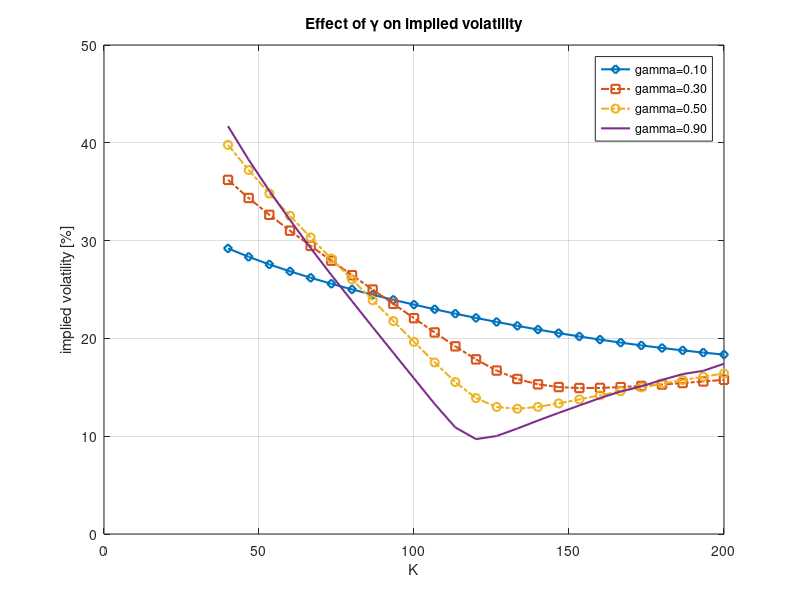
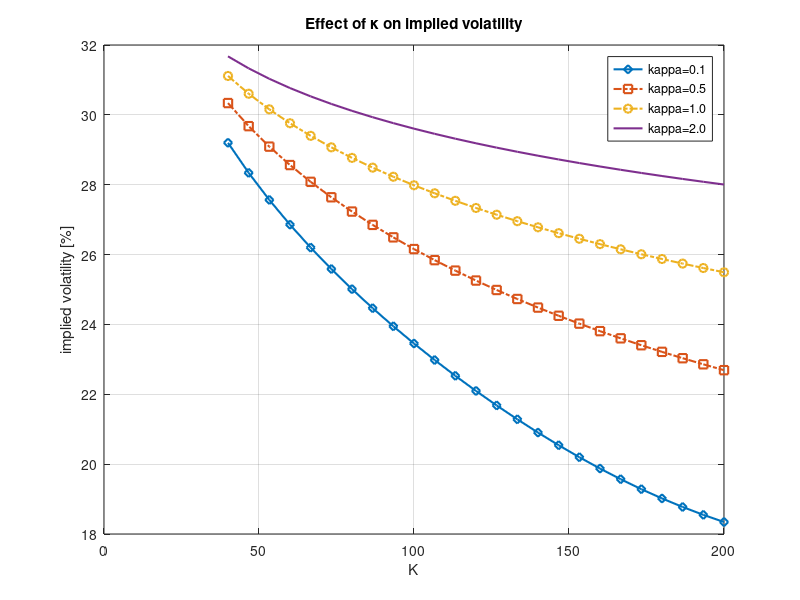
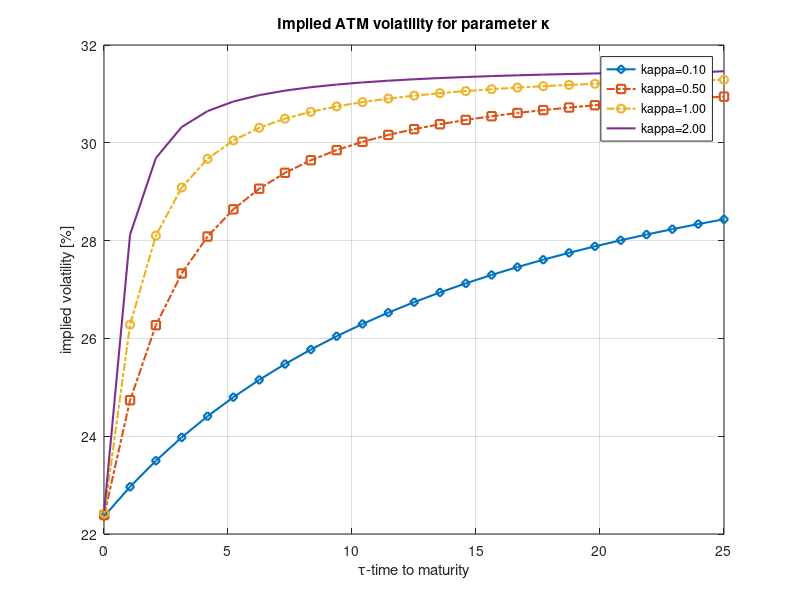
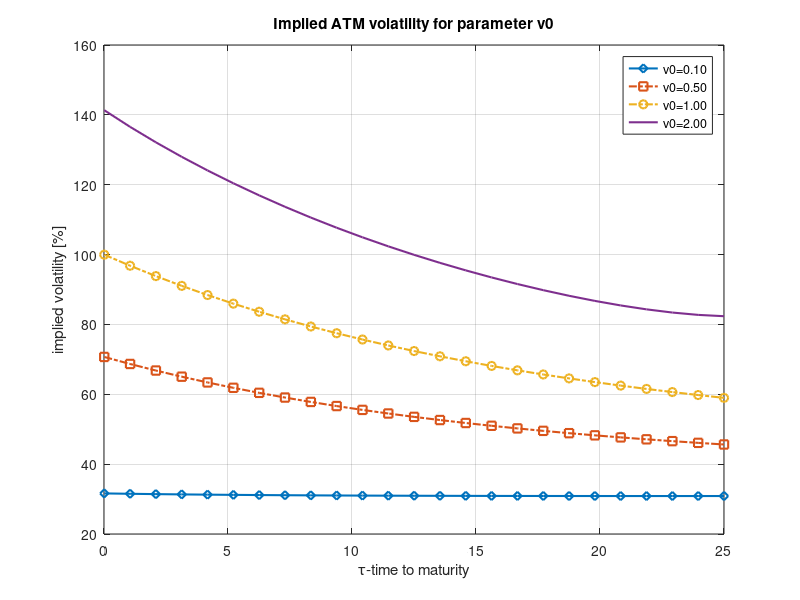

Write the MATLAB code that produced these figures, in order.
function HestonModelImpliedVols
clc;clf;close all;

% Heston model parameters

T      = 2;
S0     = 100;
CP     = 'c';

kappa  = 0.1;
gamma  = 0.1;
vBar   = 0.1;
rho    = -0.75;
v0     = 0.05;
r      = 0.05;

% Range of strike prices

K      = linspace(40,200,25)'; 

% COS method settings

N = 500;
L = 5;

% Effect of gamma

gammaV = [0.1, 0.3, 0.5,0.9];
ivM = zeros(length(K),length(gammaV));
argLegend = cell(5,1);
idx = 1;
for i=1:length(gammaV)
    gammaTemp = gammaV(i);

    % Compute ChF for the Heston model

    cf = @(u) ChFHeston(u, T, kappa,vBar,gammaTemp,rho, v0, r);

    % The COS method

    optPrice = CallPutOptionPriceCOSMthd(cf,CP,S0,r,T,K,N,L);
    for j = 1:length(K)
        strike = K(j);
        call   = optPrice(j);
        ivM(j,i) = ImpliedVolatility(CP,call,strike,T,S0,r,0.3)*100;
    end
    argLegend{idx} = sprintf('gamma=%.2f',gammaTemp);
    idx = idx + 1;
end
MakeFigure(K, ivM,argLegend,'Effect of \gamma on implied volatility')

% Effect of kappa

kappaV = [0.1, 0.5, 1.0, 2.0];
ivM = zeros(length(K),length(kappaV));
argLegend = cell(5,1);
idx = 1;
for i=1:length(kappaV)
    kappaTemp = kappaV(i);

    % Compute ChF for the Heston model

    cf = @(u) ChFHeston(u, T, kappaTemp,vBar,gamma,rho, v0, r);

    % The COS method

    optPrice = CallPutOptionPriceCOSMthd(cf,CP,S0,r,T,K,N,L);
    for j = 1:length(K)
        strike = K(j);
        call   = optPrice(j);
        ivM(j,i) = ImpliedVolatility(CP,call,strike,T,S0,r,0.3)*100;
    end
    argLegend{idx} = sprintf('kappa=%.1f',kappaTemp);
    idx = idx + 1;
end
MakeFigure(K, ivM,argLegend,'Effect of \kappa on implied volatility')

% Effect of kappa -- term structure

TMat = linspace(0.01,25,25);
kappaV = [0.1, 0.5, 1.0, 2.0];
argLegend = cell(4,1);
idy = 1;
IV = zeros(length(TMat),length(kappaV));
for i=1:length(kappaV)
    kappaTemp = kappaV(i);
    for idx = 1:1:length(TMat)
        Ttemp = TMat(idx);
        cf        = @(u) ChFHeston(u, Ttemp, kappaTemp,vBar,gamma,rho, v0, r);
        valCOS    = CallPutOptionPriceCOSMthd(cf,CP,S0,r,Ttemp,[S0],N,L);
        IV(idx,idy) = ImpliedVolatility(CP,valCOS,S0,Ttemp,S0,r,0.3)*100;
    end
    argLegend{i} = sprintf('kappa=%.2f',kappaTemp);
    idy = idy +1;
end
MakeFigure(TMat, IV,argLegend,'Implied ATM volatility for parameter \kappa')
xlabel('\tau-time to maturity')

% Effect of v0 -- term structure

v0V = [0.1, 0.3, 0.5, 1.0];
argLegend = cell(4,1);
idy = 1;
IV = zeros(length(TMat),length(v0V));
for i=1:length(v0V)
    v0Temp = kappaV(i);
    for idx = 1:1:length(TMat)
        Ttemp = TMat(idx);
        cf        = @(u) ChFHeston(u, Ttemp, kappa,vBar,gamma,rho, v0Temp, r);
        valCOS    = CallPutOptionPriceCOSMthd(cf,CP,S0,r,Ttemp,[S0],N,L);
        IV(idx,idy) = ImpliedVolatility(CP,valCOS,S0,Ttemp,S0,r,0.3)*100;
    end
    argLegend{i} = sprintf('v0=%.2f',v0Temp);
    idy = idy +1;
end
MakeFigure(TMat, IV,argLegend,'Implied ATM volatility for parameter v0')
xlabel('\tau-time to maturity')

% Effect of rho

rhoV = [0.0, -0.25, -0.5, -0.9];
ivM = zeros(length(K),length(rhoV));
argLegend = cell(5,1);
idx = 1;
for i=1:length(rhoV)
    rhoTemp = rhoV(i);

    % Compute ChF for the Heston model

    cf = @(u) ChFHeston(u, T, kappa,vBar,gamma,rhoTemp, v0, r);

    % The COS method

    optPrice = CallPutOptionPriceCOSMthd(cf,CP,S0,r,T,K,N,L);
    for j = 1:length(K)
        strike = K(j);
        call   = optPrice(j);
        ivM(j,i) = ImpliedVolatility(CP,call,strike,T,S0,r,0.3)*100;
    end
    argLegend{idx} = sprintf('rho=%.2f',rhoTemp);
    idx = idx + 1;
end
MakeFigure(K, ivM,argLegend,'Effect of \rho on implied volatility')

% Effect of vBar

vBarV = [0.03, 0.1, 0.2, 0.3];
ivM = zeros(length(K),length(vBarV));
argLegend = cell(5,1);
idx = 1;
for i=1:length(rhoV)
    vBarTemp = vBarV(i);

    % Compute ChF for the Heston model

    cf = @(u) ChFHeston(u, T, kappa,vBarTemp,gamma,rho, v0, r);

    % The COS method

    optPrice = CallPutOptionPriceCOSMthd(cf,CP,S0,r,T,K,N,L);
    for j = 1:length(K)
        strike = K(j);
        call   = optPrice(j);
        ivM(j,i) = ImpliedVolatility(CP,call,strike,T,S0,r,0.3)*100;
    end
    argLegend{idx} = sprintf('vbar=%.2f',vBarTemp);
    idx = idx + 1;
end
MakeFigure(K, ivM,argLegend,'Effect of $\bar{v}$ on implied volatility')

function cf=ChFHeston(u, tau, kappa,vBar,gamma,rho, v0, r)
i     = complex(0,1);

% Functions D_1 and g

D_1  = sqrt(((kappa -i*rho*gamma.*u).^2+(u.^2+i*u)*gamma^2));
g    = (kappa- i*rho*gamma*u-D_1)./(kappa-i*rho*gamma*u+D_1);    

% Complex-valued functions A and C

C = (1/gamma^2)*(1-exp(-D_1*tau))./(1-g.*exp(-D_1*tau)).*(kappa-gamma*rho*i*u-D_1);
A = i*u*r*tau + kappa*vBar*tau/gamma^2 * (kappa-gamma*rho*i*u-D_1)-2*kappa*vBar/gamma^2*log((1-g.*exp(-D_1*tau))./(1-g));

% ChF for the Heston model

cf = exp(A + C * v0);

function value = CallPutOptionPriceCOSMthd(cf,CP,S0,r,tau,K,N,L)
i = complex(0,1);


% cf   - Characteristic function, in the book denoted as \varphi
% CP   - C for call and P for put
% S0   - Initial stock price
% r    - Interest rate (constant)
% tau  - Time to maturity
% K    - Vector of strike prices
% N    - Number of expansion terms
% L    - Size of truncation domain (typ.:L=8 or L=10)

x0 = log(S0 ./ K);   

% Truncation domain

a = 0 - L * sqrt(tau); 
b = 0 + L * sqrt(tau);

k = 0:N-1;              % Row vector, index for expansion terms
u = k * pi / (b - a);   % ChF arguments

H_k = CallPutCoefficients(CP,a,b,k);
temp    = (cf(u) .* H_k).';
temp(1) = 0.5 * temp(1);      % Multiply the first element by 1/2

mat = exp(i * (x0 - a) * u);  % Matrix-vector manipulations

% Final output

value = exp(-r * tau) * K .* real(mat * temp);

% Coefficients H_k for the COS method

function H_k = CallPutCoefficients(CP,a,b,k)
    if lower(CP) == 'c' || CP == 1
        c = 0;
        d = b;
        [Chi_k,Psi_k] = Chi_Psi(a,b,c,d,k);
         if a < b && b < 0.0
            H_k = zeros([length(k),1]);
         else
            H_k = 2.0 / (b - a) * (Chi_k - Psi_k);
         end
    elseif lower(CP) == 'p' || CP == -1
        c = a;
        d = 0.0;
        [Chi_k,Psi_k]  = Chi_Psi(a,b,c,d,k);
         H_k = 2.0 / (b - a) * (- Chi_k + Psi_k);       
    end

function [chi_k,psi_k] = Chi_Psi(a,b,c,d,k)
    psi_k        = sin(k * pi * (d - a) / (b - a)) - sin(k * pi * (c - a)/(b - a));
    psi_k(2:end) = psi_k(2:end) * (b - a) ./ (k(2:end) * pi);
    psi_k(1)     = d - c;
    
    chi_k = 1.0 ./ (1.0 + (k * pi / (b - a)).^2); 
    expr1 = cos(k * pi * (d - a)/(b - a)) * exp(d)  - cos(k * pi... 
                  * (c - a) / (b - a)) * exp(c);
    expr2 = k * pi / (b - a) .* sin(k * pi * ...
                        (d - a) / (b - a))   - k * pi / (b - a) .* sin(k... 
                        * pi * (c - a) / (b - a)) * exp(c);
    chi_k = chi_k .* (expr1 + expr2);
    
% Closed-form expression of European call/put option with Black-Scholes formula

function value=BS_Call_Option_Price(CP,S_0,K,sigma,tau,r)

% Black-Scholes call option price

d1    = (log(S_0 ./ K) + (r + 0.5 * sigma^2) * tau) / (sigma * sqrt(tau));
d2    = d1 - sigma * sqrt(tau);
if lower(CP) == 'c' || lower(CP) == 1
    value =normcdf(d1) * S_0 - normcdf(d2) .* K * exp(-r * tau);
elseif lower(CP) == 'p' || lower(CP) == -1
    value =normcdf(-d2) .* K*exp(-r*tau) - normcdf(-d1)*S_0;
end

function impliedVol = ImpliedVolatility(CP,marketPrice,K,T,S_0,r,initialVol)
    func = @(sigma) (BS_Call_Option_Price(CP,S_0,K,sigma,T,r) - marketPrice).^1.0;
    impliedVol = fzero(func,initialVol);

function MakeFigure(X1, YMatrix1, argLegend,titleIn)

%CREATEFIGURE(X1,YMATRIX1)
%  X1:  vector of x data
%  YMATRIX1:  matrix of y data

%  Auto-generated by MATLAB on 16-Jan-2012 15:26:40

% Create figure

figure1 = figure('InvertHardcopy','off',...
    'Colormap',[0.061875 0.061875 0.061875;0.06875 0.06875 0.06875;0.075625 0.075625 0.075625;0.0825 0.0825 0.0825;0.089375 0.089375 0.089375;0.09625 0.09625 0.09625;0.103125 0.103125 0.103125;0.11 0.11 0.11;0.146875 0.146875 0.146875;0.18375 0.18375 0.18375;0.220625 0.220625 0.220625;0.2575 0.2575 0.2575;0.294375 0.294375 0.294375;0.33125 0.33125 0.33125;0.368125 0.368125 0.368125;0.405 0.405 0.405;0.441875 0.441875 0.441875;0.47875 0.47875 0.47875;0.515625 0.515625 0.515625;0.5525 0.5525 0.5525;0.589375 0.589375 0.589375;0.62625 0.62625 0.62625;0.663125 0.663125 0.663125;0.7 0.7 0.7;0.711875 0.711875 0.711875;0.72375 0.72375 0.72375;0.735625 0.735625 0.735625;0.7475 0.7475 0.7475;0.759375 0.759375 0.759375;0.77125 0.77125 0.77125;0.783125 0.783125 0.783125;0.795 0.795 0.795;0.806875 0.806875 0.806875;0.81875 0.81875 0.81875;0.830625 0.830625 0.830625;0.8425 0.8425 0.8425;0.854375 0.854375 0.854375;0.86625 0.86625 0.86625;0.878125 0.878125 0.878125;0.89 0.89 0.89;0.853125 0.853125 0.853125;0.81625 0.81625 0.81625;0.779375 0.779375 0.779375;0.7425 0.7425 0.7425;0.705625 0.705625 0.705625;0.66875 0.66875 0.66875;0.631875 0.631875 0.631875;0.595 0.595 0.595;0.558125 0.558125 0.558125;0.52125 0.52125 0.52125;0.484375 0.484375 0.484375;0.4475 0.4475 0.4475;0.410625 0.410625 0.410625;0.37375 0.37375 0.37375;0.336875 0.336875 0.336875;0.3 0.3 0.3;0.28125 0.28125 0.28125;0.2625 0.2625 0.2625;0.24375 0.24375 0.24375;0.225 0.225 0.225;0.20625 0.20625 0.20625;0.1875 0.1875 0.1875;0.16875 0.16875 0.16875;0.15 0.15 0.15],...
    'Color',[1 1 1]);

% Create axes

%axes1 = axes('Parent',figure1,'Color',[1 1 1]);
axes1 = axes('Parent',figure1);
grid on

% Uncomment the following line to preserve the X-limits of the axes
% xlim(axes1,[45 160]);
% Uncomment the following line to preserve the Y-limits of the axes
% ylim(axes1,[19 26]);
% Uncomment the following line to preserve the Z-limits of the axes
% zlim(axes1,[-1 1]);

box(axes1,'on');
hold(axes1,'all');

% Create multiple lines using matrix input to plot

% plot1 = plot(X1,YMatrix1,'Parent',axes1,'MarkerEdgeColor',[0 0 0],...
%     'LineWidth',1,...
%     'Color',[0 0 0]);

plot1 = plot(X1,YMatrix1,'Parent',axes1,...
    'LineWidth',1.5);
set(plot1(1),'Marker','diamond','DisplayName',argLegend{1});
set(plot1(2),'Marker','square','LineStyle','-.',...
    'DisplayName',argLegend{2});
set(plot1(3),'Marker','o','LineStyle','-.','DisplayName',argLegend{3});
set(plot1(4),'DisplayName',argLegend{4});

% Create xlabel

xlabel({'K'});

% Create ylabel

ylabel({'implied volatility [%]'});

% Create title

title(titleIn);

% Create legend

legend1 = legend(axes1,'show');
set(legend1,'Color',[1 1 1]);
